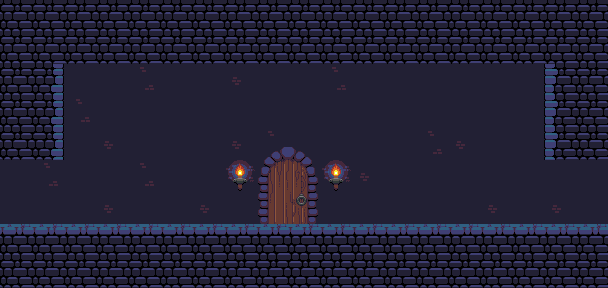

The image is a tile-based game level rendered from a .tmx file. Its description and source (layers, tilesets, objects; grid data summarised) follow:
An orthogonal 19x9 tile map with 32x32 px tiles, 5 tile layers (Background, Foreground, Sensor, Decoration, ...), 2 tilesets.

<map version="1.0" orientation="orthogonal" renderorder="right-down" width="19" height="9" tilewidth="32" tileheight="32" nextobjectid="1">
 <tileset firstgid="1" name="oppcastle-mod-tiles" tilewidth="32" tileheight="32">
  <image source="oppcastle-mod-tiles.png" width="480" height="352" />
 </tileset>
 <tileset firstgid="166" name="oppcastle-tiles_0" tilewidth="32" tileheight="32">
  <image source="oppcastle-tiles_0.png" width="416" height="352" />
 </tileset>
 <layer name="Background" width="19" height="9">
  <data>[171 cells, 171 non-empty, 3 distinct tile ids]</data>
 </layer>
 <layer name="Foreground" width="19" height="9">
  <data>[171 cells, 88 non-empty, 4 distinct tile ids]</data>
 </layer>
 <layer name="Sensor" width="19" height="9">
  <data>[171 cells, 4 non-empty, 1 distinct tile ids]</data>
 </layer>
 <layer name="Decoration" width="19" height="9">
  <data>[171 cells, 8 non-empty, 7 distinct tile ids]</data>
 </layer>
 <layer name="Thin ledges" width="19" height="9">
  <data>[171 cells, 0 non-empty, 0 distinct tile ids]</data>
 </layer>
</map>
